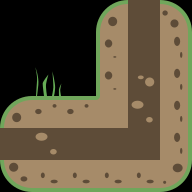

A 2D game scene composited from a Tiled map and its tileset images. What follows is a short description and the map's XML, with each tile layer's data collapsed to a summary:
An orthogonal 6x6 tile map with 32x32 px tiles, 2 tile layers (ground, deco).

<map version="1.0" orientation="orthogonal" renderorder="left-down" width="6" height="6" tilewidth="32" tileheight="32" nextobjectid="12">
 <tileset firstgid="1" source="tileset.tsx" />
 <layer name="ground" width="6" height="6">
  <data>[36 cells, 27 non-empty, 12 distinct tile ids]</data>
 </layer>
 <layer name="deco" width="6" height="6">
  <data>[36 cells, 1 non-empty, 1 distinct tile ids]</data>
 </layer>
</map>
